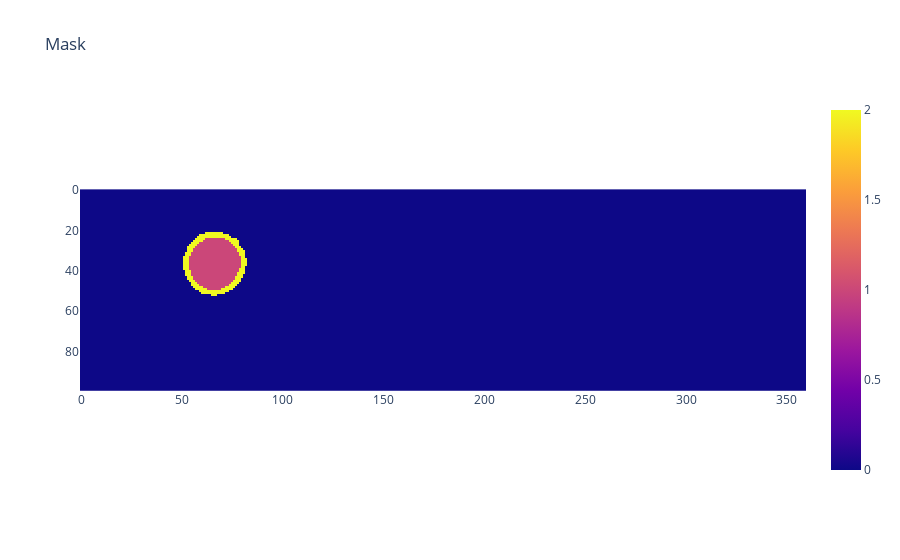
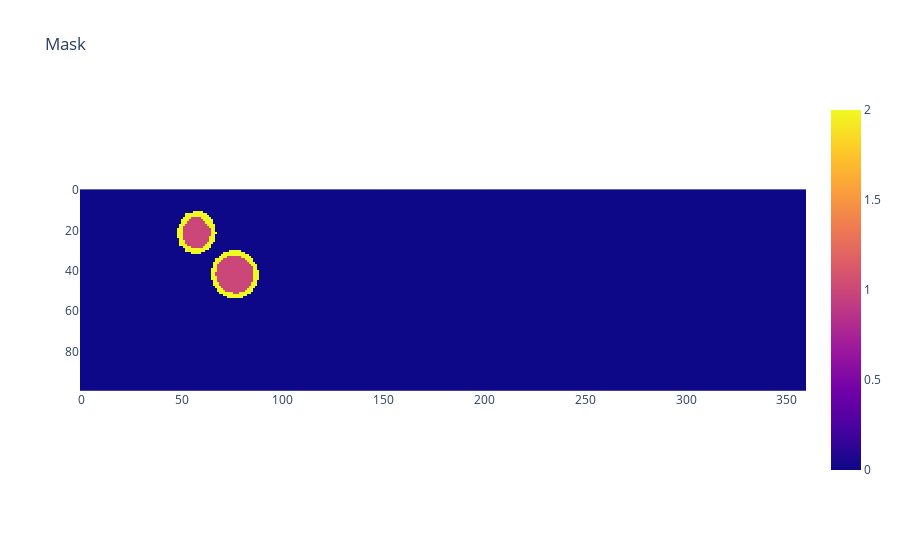

Here is the notebook cell these charts were saved with, in order:
### Markdown cell above
* Plot immagini e maschere ottenute

### Code cell
#------------Training:
img_ToVisualize = imread(newTrain_dir_left+'/'+'0_P3_U'+'/'+'EP3S101I386.png')    #Plot training
mask_ToVisualize = imread(newTrain_dir_left+'/'+'0_P3_U'+'/'+'EP3S101I386_mask.png')

print('Training:')
fig = px.imshow(mask_ToVisualize,title='Mask')
fig.show()

plt.figure(figsize=(40,10))
ax1 = plt.subplot(211)
ax1.imshow(img_ToVisualize, cmap=plt.cm.gray)
ax2 = plt.subplot(212)
ax2.imshow(mask_ToVisualize, cmap=plt.cm.gray, vmin=0, vmax=2)
plt.show()

#------------Validation:
img_ToVisualize = imread(newVal_dir_left+'/'+'0_P27_U'+'/'+'EP27S101I324.png')   #Plot validation
mask_ToVisualize = imread(newVal_dir_left+'/'+'0_P27_U'+'/'+'EP27S101I324_mask.png')

print('\n\nValidation:')
fig = px.imshow(mask_ToVisualize,title='Mask')
fig.show()

plt.figure(figsize=(40,10))
ax1 = plt.subplot(211)
ax1.imshow(img_ToVisualize, cmap=plt.cm.gray)
ax2 = plt.subplot(212)
ax2.imshow(mask_ToVisualize, cmap=plt.cm.gray, vmin=0, vmax=2)
plt.show()

### Figure 1 — Plotly figure (JSON) as saved in the notebook; plotly's stock layout.template omitted (floating-point values rounded to 4 significant figures; data arrays with more than 128 entries replaced by an {"elided": "..."} marker saying what was removed)
{"data": [{"coloraxis": "coloraxis", "hovertemplate": "x: %{x}<br>y: %{y}<br>color: %{z}<extra></extra>", "name": "0", "type": "heatmap", "xaxis": "x", "yaxis": "y", "z": {"elided": "100x360 int values"}}], "layout": {"coloraxis": {"colorscale": [[0, "#0d0887"], [0.1111, "#46039f"], [0.2222, "#7201a8"], [0.3333, "#9c179e"], [0.4444, "#bd3786"], [0.5556, "#d8576b"], [0.6667, "#ed7953"], [0.7778, "#fb9f3a"], [0.8889, "#fdca26"], [1, "#f0f921"]]}, "title": {"text": "Mask"}, "xaxis": {"anchor": "y", "constrain": "domain", "domain": [0, 1], "scaleanchor": "y"}, "yaxis": {"anchor": "x", "autorange": "reversed", "constrain": "domain", "domain": [0, 1]}}}

### Figure 2 — Plotly figure (JSON) as saved in the notebook; plotly's stock layout.template omitted (floating-point values rounded to 4 significant figures; data arrays with more than 128 entries replaced by an {"elided": "..."} marker saying what was removed)
{"data": [{"coloraxis": "coloraxis", "hovertemplate": "x: %{x}<br>y: %{y}<br>color: %{z}<extra></extra>", "name": "0", "type": "heatmap", "xaxis": "x", "yaxis": "y", "z": {"elided": "100x360 int values"}}], "layout": {"coloraxis": {"colorscale": [[0, "#0d0887"], [0.1111, "#46039f"], [0.2222, "#7201a8"], [0.3333, "#9c179e"], [0.4444, "#bd3786"], [0.5556, "#d8576b"], [0.6667, "#ed7953"], [0.7778, "#fb9f3a"], [0.8889, "#fdca26"], [1, "#f0f921"]]}, "title": {"text": "Mask"}, "xaxis": {"anchor": "y", "constrain": "domain", "domain": [0, 1], "scaleanchor": "y"}, "yaxis": {"anchor": "x", "autorange": "reversed", "constrain": "domain", "domain": [0, 1]}}}
